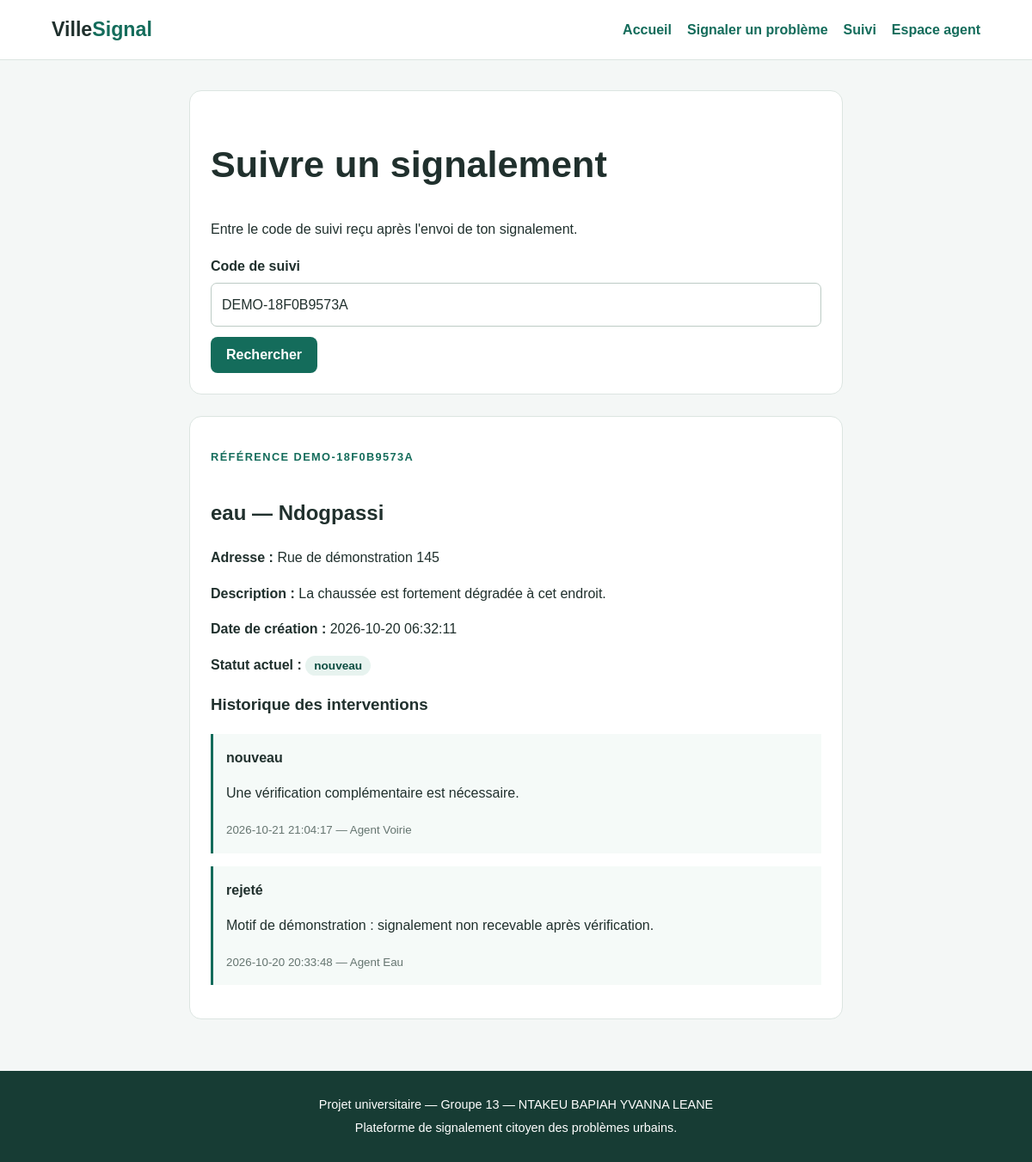
/suivi?code=DEMO-18F0B9573A, run on the app's committed database.
### tables this page shows
CREATE TABLE signalements (
    id INTEGER PRIMARY KEY AUTOINCREMENT,
    categorie_id INTEGER NOT NULL,
    quartier_id INTEGER NOT NULL,
    description TEXT NOT NULL
        CHECK (length(trim(description)) >= 20),
    photo TEXT,
    adresse TEXT NOT NULL,
    telephone_citoyen TEXT NOT NULL,
    date_creation TEXT NOT NULL DEFAULT CURRENT_TIMESTAMP,
    statut TEXT NOT NULL DEFAULT 'nouveau'
        CHECK (statut IN ('nouveau', 'en cours', 'résolu', 'rejeté')),
    code_suivi TEXT NOT NULL UNIQUE,
    motif_rejet TEXT, latitude REAL, longitude REAL,

    FOREIGN KEY (categorie_id)
        REFERENCES categories(id),
    FOREIGN KEY (quartier_id)
        REFERENCES quartiers(id)
);

CREATE TABLE categories (
    id INTEGER PRIMARY KEY AUTOINCREMENT,
    nom TEXT NOT NULL UNIQUE,
    service_responsable TEXT NOT NULL
);

CREATE TABLE quartiers (
    id INTEGER PRIMARY KEY AUTOINCREMENT,
    nom TEXT NOT NULL UNIQUE
);

CREATE TABLE interventions (
    id INTEGER PRIMARY KEY AUTOINCREMENT,
    signalement_id INTEGER NOT NULL,
    agent_id INTEGER NOT NULL,
    date_intervention TEXT NOT NULL DEFAULT CURRENT_TIMESTAMP,
    commentaire TEXT NOT NULL,
    nouveau_statut TEXT NOT NULL
        CHECK (nouveau_statut IN ('nouveau', 'en cours', 'résolu', 'rejeté')),

    FOREIGN KEY (signalement_id)
        REFERENCES signalements(id) ON DELETE CASCADE,
    FOREIGN KEY (agent_id)
        REFERENCES agents(id)
);

CREATE TABLE agents (
    id INTEGER PRIMARY KEY AUTOINCREMENT,
    nom TEXT NOT NULL,
    service TEXT NOT NULL,
    login TEXT NOT NULL UNIQUE,
    mot_de_passe_hash TEXT NOT NULL,
    actif INTEGER NOT NULL DEFAULT 1
        CHECK (actif IN (0, 1))
);

### app.py (the view)
@app.route("/suivi", methods=["GET", "POST"])
def suivi():
    code = request.args.get("code", "").strip().upper()
    if request.method == "POST":
        code = request.form.get("code_suivi", "").strip().upper()
        if not code:
            flash("Entre ton code de suivi.", "warning")
            return redirect(url_for("suivi"))
        return redirect(url_for("suivi", code=code))
    signalement = None
    interventions = []
    if code:
        with get_db() as db:
            signalement = db.execute("""
                SELECT s.*, c.nom AS categorie, q.nom AS quartier
                FROM signalements s
                JOIN categories c ON c.id = s.categorie_id
                JOIN quartiers q ON q.id = s.quartier_id
                WHERE s.code_suivi = ?
            """, (code,)).fetchone()
            if signalement:
                interventions = db.execute("""
                    SELECT i.date_intervention, i.commentaire,
                           i.nouveau_statut, a.nom AS agent
                    FROM interventions i
                    JOIN agents a ON a.id = i.agent_id
                    WHERE i.signalement_id = ?
                    ORDER BY i.date_intervention DESC, i.id DESC
                """, (signalement["id"],)).fetchall()
        if not signalement:
            flash("Aucun signalement trouvé pour ce code.", "warning")
    return render_template(
        "suivi.html", signalement=signalement,
        interventions=interventions, code=code
    )

### app.py (called while the page is built)
def get_db():
    connexion = sqlite3.connect(DB_PATH)
    connexion.row_factory = sqlite3.Row
    connexion.execute("PRAGMA foreign_keys = ON")
    return connexion

### templates/suivi.html (shortened to what this page needs)
{% extends "base.html" %}
{% block content %}
<section class="form-card">
    <h1>Suivre un signalement</h1>
    <p>Entre le code de suivi reçu après l'envoi de ton signalement.</p>
    <form method="post" action="{{ url_for('suivi') }}">
        <label for="code_suivi">Code de suivi</label>
        <input id="code_suivi" name="code_suivi" value="{{ code }}" required placeholder="Ex. 7A2B9C3D4E5F">
        <button class="button" type="submit">Rechercher</button>
    </form>
</section>
{% if signalement %}
<section class="form-card">
    <p class="eyebrow">RÉFÉRENCE {{ signalement.code_suivi }}</p>
    <h2>{{ signalement.categorie }} — {{ signalement.quartier }}</h2>
    <p><strong>Adresse :</strong> {{ signalement.adresse }}</p>
    <p><strong>Description :</strong> {{ signalement.description }}</p>
    <p><strong>Date de création :</strong> {{ signalement.date_creation }}</p>
    <p><strong>Statut actuel :</strong> <span class="tag">{{ signalement.statut }}</span></p>
    <h3>Historique des interventions</h3>
    {% if interventions %}
        <div class="timeline">
        {% for i in interventions %}
            <article>
                <strong>{{ i.nouveau_statut }}</strong>
                <p>{{ i.commentaire }}</p>
                <small>{{ i.date_intervention }} — {{ i.agent }}</small>
            </article>
        {% endfor %}
        </div>
    {% else %}
        <p>Aucune intervention n'a encore été enregistrée.</p>
    {% endif %}
</section>
{% endif %}
{% endblock %}

### static/css/style.css (style rules this page uses)
:root { --primary: #146c5b; --primary-dark: #0d4e42; --background: #f4f7f6; --text: #20302d; --muted: #657570; --border: #dce5e1; --white: #ffffff; }
* { box-sizing: border-box; }
body { margin: 0; font-family: Arial, Helvetica, sans-serif; background: var(--background); color: var(--text); line-height: 1.6; }
.eyebrow { color: var(--primary); font-weight: 800; letter-spacing: 1.4px; font-size: 0.8rem; }
h1 { font-size: clamp(1.8rem, 4vw, 2.7rem); line-height: 1.2; }
h2 { margin-top: 35px; }
.button { display: inline-block; background: var(--primary); color: white; border: 0; border-radius: 8px; padding: 12px 18px; cursor: pointer; font-size: 1rem; font-weight: 700; margin-top: 12px; }
.stats article, .report-card, .form-card { background: var(--white); border: 1px solid var(--border); border-radius: 14px; padding: 24px; }
.stats article span, small { color: var(--muted); }
.tag, .status { background: #e7f3ef; color: var(--primary-dark); border-radius: 20px; padding: 4px 10px; font-size: 0.85rem; font-weight: 700; }
.form-card { max-width: 760px; margin: 0 auto 25px; }
form label { display: block; margin: 18px 0 6px; font-weight: 700; }
input, select, textarea { width: 100%; padding: 12px; border: 1px solid #bdcbc5; border-radius: 7px; background: white; color: var(--text); font: inherit; }
.timeline article { padding: 15px; border-left: 3px solid var(--primary); margin: 15px 0; background: #f5faf8; }

### data on the page
signalements: code_suivi "DEMO-18F0B9573A", adresse "Rue de démonstration 145", description "La chaussée est fortement dégradée à cet endroit.", date_creation "2026-10-20 06:32:11", statut "nouveau"
categories: categorie "eau"
quartiers: quartier "Ndogpassi"
interventions: nouveau_statut "nouveau", commentaire "Une vérification complémentaire est nécessaire.", date_intervention "2026-10-21 21:04:17", agent "Agent Voirie"
interventions: nouveau_statut "rejeté", commentaire "Motif de démonstration : signalement non recevable après vérification.", date_intervention "2026-10-20 20:33:48", agent "Agent Eau"
